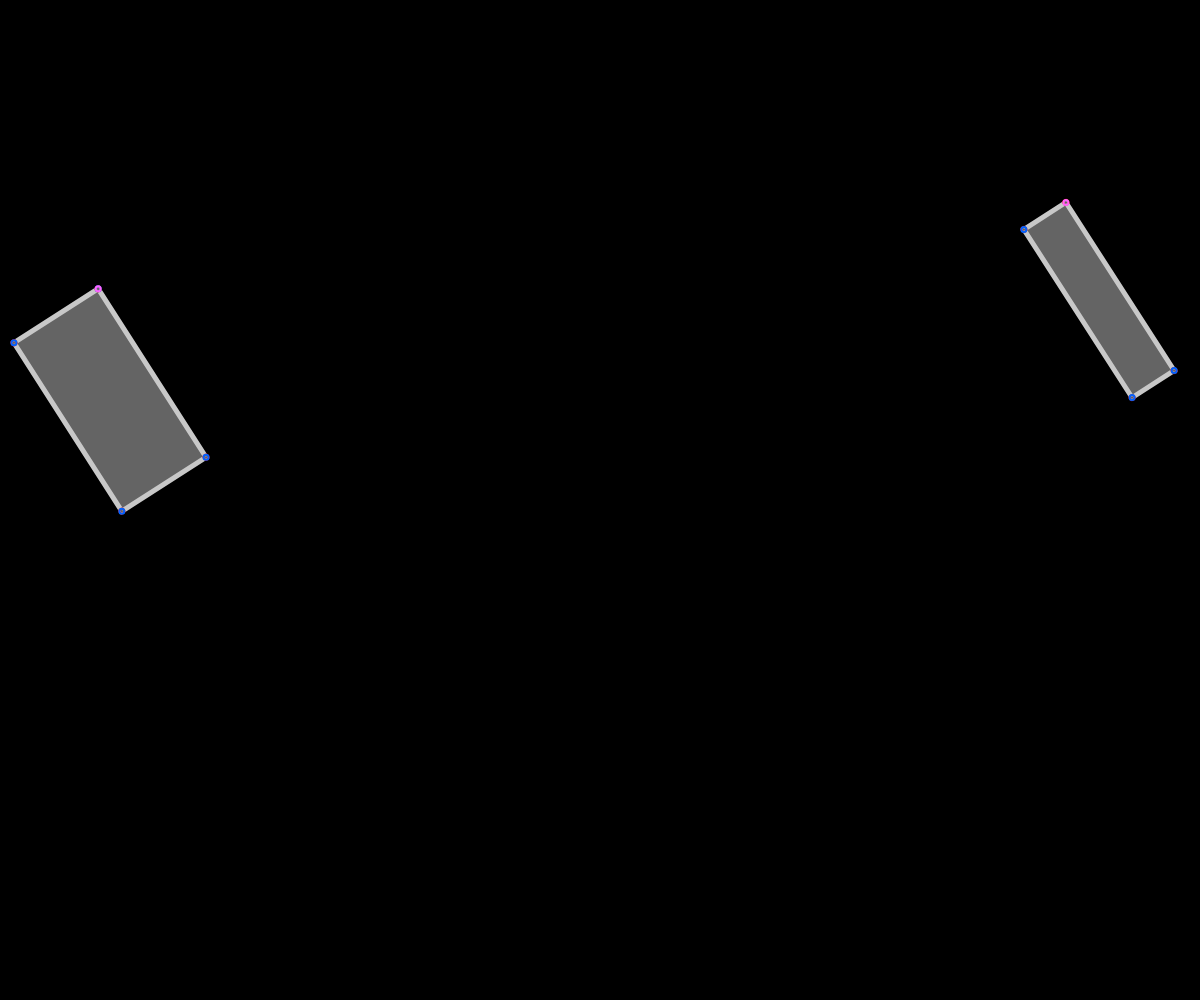
Frame 1 (no input)
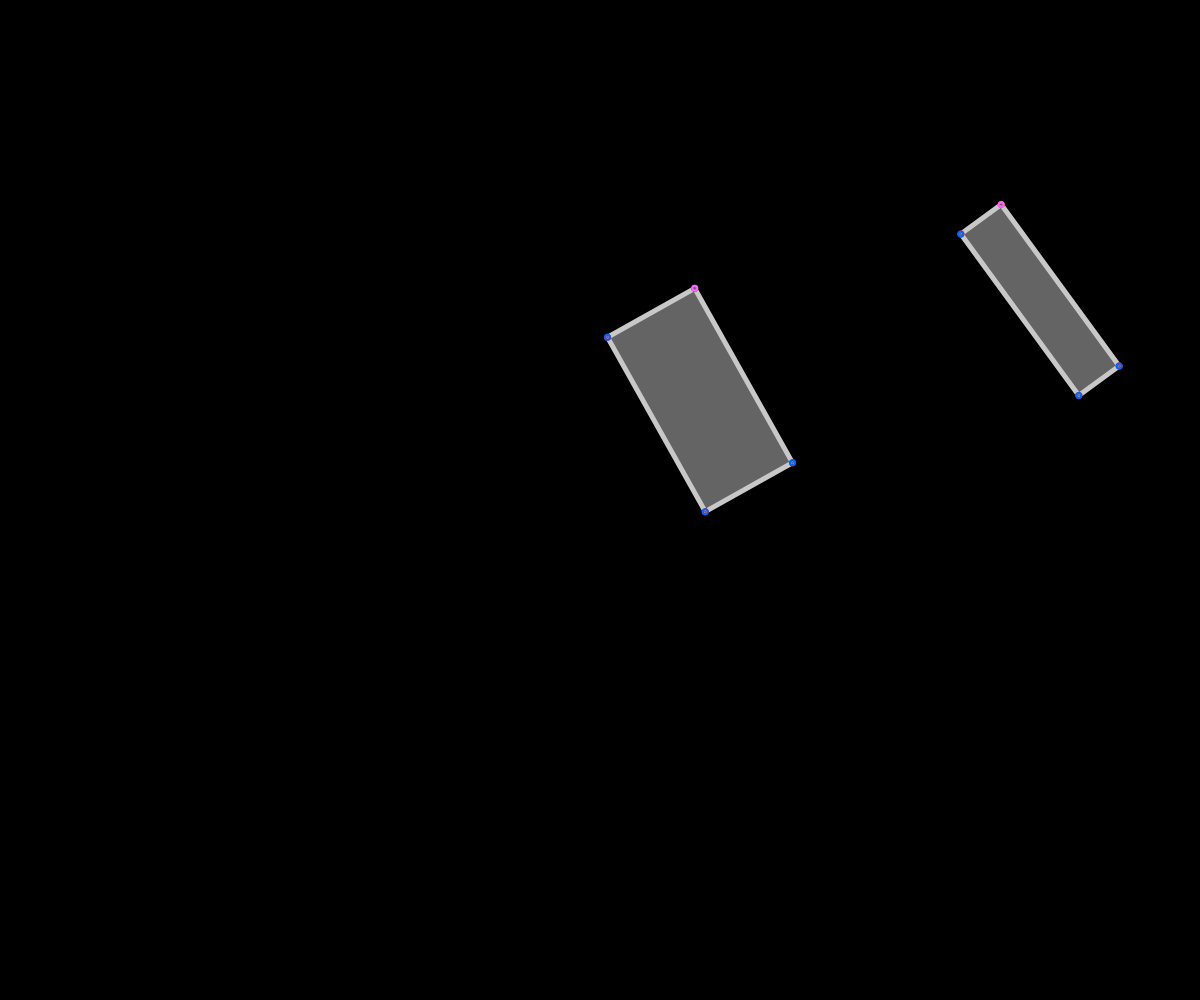
Frame 60 (no input)
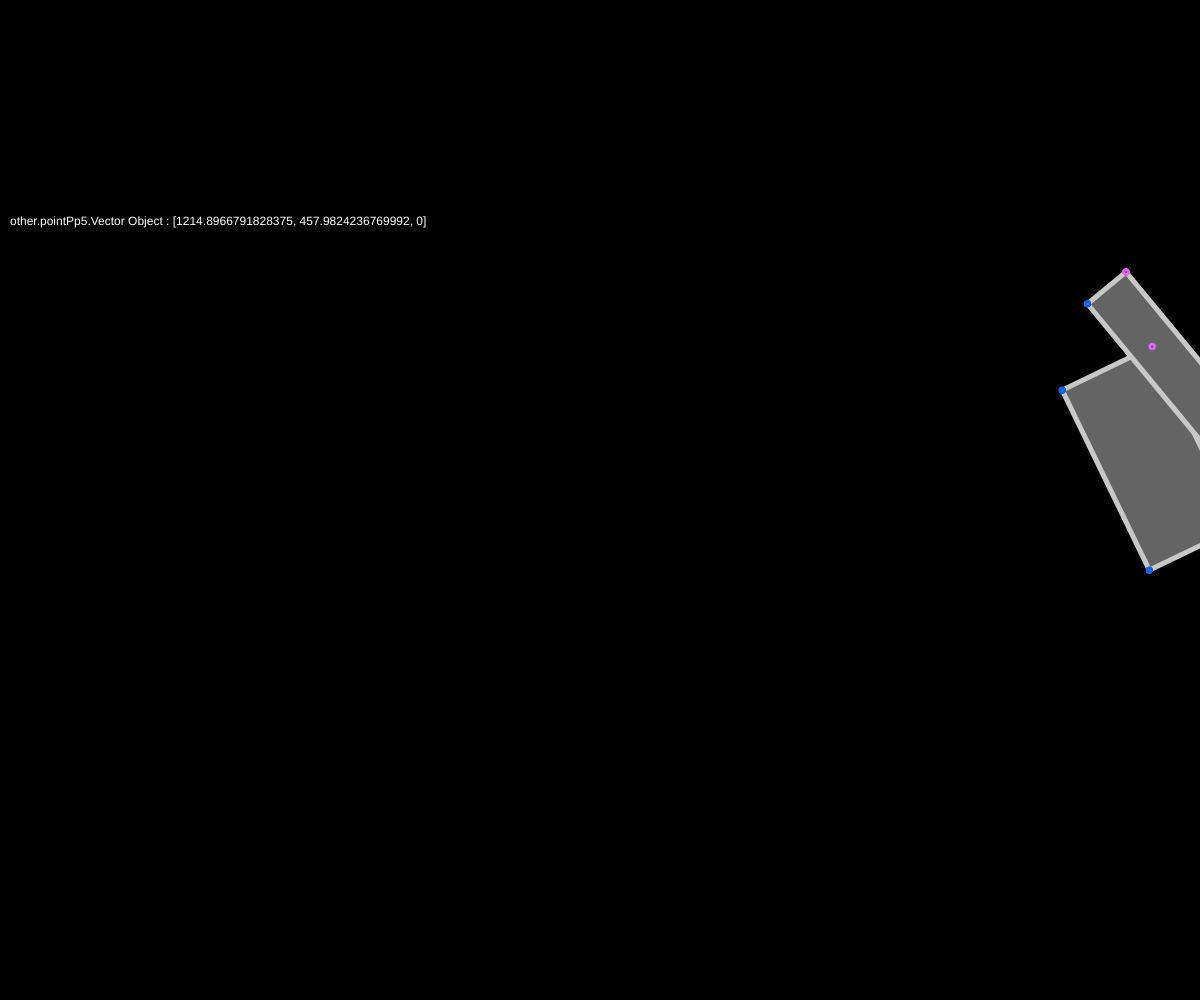
Frame 120 (the mouse pressed at the canvas centre since frame 60)

The p5.js sketch that drew these frames (run headless with seeded random() and noise() and a simulated clock; from frame 60 on, the mouse is pressed at the canvas centre):

// p5.js sketch
// ── sketch.js
let bolas = [];
let caixas = [];
let novo;
let vezes = 1.00;
let contador = 0;
let x1,y1,x2,y2;
let ang;
let rotacionarCaixa1 = false;
function setup(){
    createCanvas(windowWidth, windowHeight);
    frameRate(60);
    //bolas.push(new bola(width/2, height/2, 1));
    /*caixas.push(new caixa 
                (random(100,500),
                 random(100,500),
                 random(0,200),
                 random(0,200),
                 5));*/
    caixas.push(new caixa 
                (100,
                 400,
                 200,
                 100,
                 10));
    /*caixas.push(new caixa 
                (random(100,500),
                 random(100,500),
                 random(0,200),
                 random(0,200),
                 5));*/
    caixas.push(new caixa 
                (width-100,
                 300,
                 200,
                 50,
                 0.5));
    caixas[0].setVel(createVector(10,0));
    caixas[1].setVel(createVector(-1,0));
    caixas[0].setAngVel(0.001);
    caixas[1].setAngVel(-0.001);
    //caixas.pop();
    //caixas.pop();
}

function draw(){
    background(0);
    
    if(mouseIsPressed){
        let wind = createVector(0.2,0);
        for(let bola of bolas){
            bola.applyForce(wind);
        }
    }
    
    
    for (let bola of bolas) {
        bola.update();
        bola.applyWeight();
        bola.edges();
        bola.show();
    }
    for (let caixa of caixas) {
        caixa.update();
        //bola.applyWeight();
        //bola.edges();
        caixa.show();
    }

    let x = 0;
    let y = 0;
    let caixasTestadas = [];
    /*for (let caixa1 of caixas) {
        for (let caixa2 of caixas) {
            caixa1.intersects(caixa2);
        }
    }*/
    while(x < caixas.length){
        while(y < caixas.length){
            /*let pularTeste = false;
            for(let pos of caixasTestadas){
                if(x == pos[0] || x == pos[1] && y == pos[0] || y == pos[1]){
                    pularTeste = true;
                    break;
                }
            }
            if(pularTeste){
                break;
            }*/
            caixas[x].intersects(caixas[y]);
            y++;
        }   
        x++;
    }
    
    x = 0;
    y = 0;
    while(x < bolas.length){
        while(y < bolas.length){
            //console.log("x: ",x);
            //console.log("y: ",y);
            if(bolas[x].pos.x <= bolas[y].pos.x){
                if(bolas[x].intersects(bolas[y])){
                    //bolas[y].calculateColision(bolas[x]);
                    console.log("-");
                }    
            }else{
                if(bolas[y].intersects(bolas[x])){
                    //bolas[y].calculateColision(bolas[x]);
                    console.log("-");
                }    
            }
            
            y++;
        }   
        y = 0;
        x++;
    }
    if(rotacionarCaixa1 && caixas[1] != undefined){
        caixas[1].addAngle(0.1);
    }
    noStroke();
    fill(255);
    //text("Vel caixa[0]" + caixas[0].vel, 10, 25);
    //text("Vel caixa[1]" + caixas[1].vel, 10, 50);
    //text("caixas[0].pointP:"+caixas[0].pointP,10,75);
    //text("caixas[1].pointP:"+caixas[1].pointP,10,100);
}

function keyPressed(){
    if(keyCode === DOWN_ARROW){
        bolas.push(new bola(random(0,width), random(0,height-100), random(1,5)));
    }else if(keyCode === RIGHT_ARROW){
        bolas.push(new bola(100,100,5));
    }else if(keyCode === LEFT_ARROW){
        bolas.push(new bola(200,100,2));
    }else if(keyCode === BACKSPACE){
        bolas.pop();
    }else if(keyCode === UP_ARROW){
        for(let bola of bolas){
            let praCima = createVector(random(1*bola.m,5*bola.m),random(5*bola.m,20*bola.m));
            bola.applyForce(praCima);
        }
        vezes = 1;
    }else if(keyCode === 79){//o
        let forca = createVector(20,10);
        novo = new bola(50,100,2,"#FF0000")
        novo.applyForce(forca);
        bolas.push(novo);
    }else if(keyCode === 80){   //p
        let forca = createVector(-10,10);
        novo = new bola(width-50,100,5,"#0000FF");
        novo.applyForce(forca);
        bolas.push(novo);
    }else if(keyCode === 73){//i
        let forca = createVector(-1,3);
        novo = new bola(width-100,height-200,5,"#b4d455");
        novo.applyForce(forca);
        bolas.push(novo);
    }else if(keyCode === 85){//u
        let forca = createVector(1,3);
        novo = new bola(width-170,height-200,5,"#f42069");
        novo.applyForce(forca);
        bolas.push(novo);
    }else if(keyCode === 75){//k
        let forca = createVector(0.2,0);
        novo = new bola(10,height,1,"#00A648");
        novo.applyForce(forca);
        bolas.push(novo);
    }else if(keyCode === 76){//l
        let forca = createVector(-0.2,0);
        novo = new bola(75,height,1,"#D1CA00");
        novo.applyForce(forca);
        bolas.push(novo);
    }else if(keyCode === 81){//q
        for (let bola of bolas) {
            bola.vel.mult(0);
        }
        vezes = 1;
    }else if(keyCode === 87){//w
        for (let bola of bolas) {
            bola.vel.mult(0.80);
        }
        vezes *= 0.8;
    }else if(keyCode === 69){//e
        for (let bola of bolas) {
            bola.vel.mult(1.20);
        }
        vezes *= 1.2;
    }else if(keyCode == 78){//n
        let forca = createVector(-10,0);
        novo = new bola(width-100,height/2,3,"#00D86C");
        novo.applyForce(forca);
        bolas.push(novo);
    }else if(keyCode == 77){//m
        let forca = createVector(10,0);
        novo = new bola(100,height/2,3,"#D800AD");
        novo.applyForce(forca);
        bolas.push(novo);
    }else if(keyCode == 90){//z
        caixas[caixas.length-1].addAngle(PI/6);
    }else if(keyCode == 88){//x
        caixas[caixas.length-2].addAngle(PI/6);
    }else if(keyCode == 187){// =
        caixas.pop();
    }else if(keyCode === 82){// r
        if(rotacionarCaixa1){
            rotacionarCaixa1 = false;
        }else{
            rotacionarCaixa1 = true;
        }
    }
    
}

function mousePressed(){
    if(x1 == undefined || x1 == 0){
        x1 = mouseX;
        y1 = mouseY;
    }else{
        x2 = mouseX - x1;
        y2 = mouseY - y1;
        caixas.push(new caixa(x1,y1,x2,y2,5));
        x1 = 0;
    }
    
}
// ── classCaixa.js
class caixa{
    constructor(x,y,w,h,m,cor){
        this.pos = createVector(x,y);
        this.posAux = createVector(0,0);
        this.vel = createVector(0,0);
        this.acc = createVector(0,0);
        this.m = m;
        this.w = w;
        this.h = h;
        this.gravity = createVector(0,0.2);
        this.cor = cor;
        this.ang = 1;
        this.angVelocity = 0;
        this.angAceleration = createVector(0,0);
        this.centerOfMass = createVector(this.pos.x + this.w/2, this.pos.y + this.h/2);
        this.currentColision = createVector(0,0);
        this.angCurrentColision = 0;
        this.finalColVel = createVector(0,0);
        this.finalColAngVel = createVector(0,0);
        this.distColisionP = createVector(0,0);
        this.impulse = 0;
        this.e = 1;
        this.n = createVector(0,0);
        this.i = 1;
        this.corner1 = createVector(this.pos.x,this.pos.y);
        this.corner2 = createVector(0,0);
        this.corner3 = createVector(0,0);
        this.corner4 = createVector(0,0);
        this.corners = [this.corner1,this.corner2,this.corner3,this.corner4];
        this.pointP = createVector(0,0);
        this.pointPEgdeInfo;
    }
    
    setAngVel(a){
        this.angVelocity = a;
    }
    setVel(a){
        this.vel = a;
    }
    addVel(a){
        this.vel += a;
    }
    setAngle(a){
        this.ang = a;
    }    
    addAngle(a){
        this.ang += a;
        if(this.ang >= PI*2){
            this.ang -= PI*2;
        }
    }
    
    show(){
        
        strokeWeight(5);
        stroke(200);
        if(this.cor == undefined){
            fill(100);
        }else{
            fill(this.cor);     
        }
        push();
            translate(this.pos.x,this.pos.y);
            rotate(this.ang);
            rectMode(CENTER);
            rect(0,0,this.w,this.h);
            stroke(255,0,0);
            circle(-this.w/2,-this.h/2,2);
            circle(this.w/2,-this.h/2,2);
            circle(this.w/2,this.h/2,2);
            circle(-this.w/2,this.h/2,2);
        pop();
    }
    
    show2(){
        strokeWeight(5);
        stroke(200);
        fill(255,255,0);
        push();
            translate(this.pos.x,this.pos.y);
            rotate(this.ang);
            rect(0,0,this.w,this.h);
            stroke(255,0,255);
            circle(0,0,2);
            circle(this.w,0,2);
            circle(this.w,this.h,2);
            circle(0,this.h,2);
        pop();
    }
    
    update(){
        this.vel.add(this.acc);
        this.vel.limit(10);
        this.pos.add(this.vel);
        this.ang += this.angVelocity;
    }
    
    SAT(other){
        this.calculateCorners(other);
        let minXa,minYa,maxXa,maxYa;
        let minXb,minYb,maxXb,maxYb;
        for(let corner of this.corners){
            if(minXa == undefined){
                minXa = corner.x;
            }else if(minXa > corner.x){
                minXa = corner.x;
            }
            if(maxXa == undefined){
                maxXa = corner.x;
            }else if(maxXa < corner.x){
                maxXa = corner.x;
            }
            
            if(minYa == undefined){
                minYa = corner.y;
            }else if(minYa > corner.y){
                minYa = corner.y;
            }
            if(maxYa == undefined){
                maxYa = corner.y;
            }else if(maxYa < corner.y){
                maxYa = corner.y;
            }
        }
        for(let corner of other.corners){
            if(minXb == undefined){
                minXb = corner.x;
            }else if(minXb > corner.x){
                minXb = corner.x;
            }
            if(maxXb == undefined){
                maxXb = corner.x;
            }else if(maxXb < corner.x){
                maxXb = corner.x;
            }
            
            if(minYb == undefined){
                minYb = corner.y;
            }else if(minYb > corner.y){
                minYb = corner.y;
            }
            if(maxYb == undefined){
                maxYb = corner.y;
            }else if(maxYb < corner.y){
                maxYb = corner.y;
            }
        }
        
        let sobreposicaoEmX = false;
        let sobreposicaoEmY = false;
        if(minXb <= maxXa && maxXb > minXa){
            sobreposicaoEmX = true;
        }
        
        if(minYb <= maxYa && maxYb > minYa){
            sobreposicaoEmY = true;
        }
        
        if(sobreposicaoEmX && sobreposicaoEmY){
            return true;
        }else{
            return false;
        }
        
    }
    
    findPointP(other){
        let achouA = true;
        let achouB = true;
        let me = 0; //Margem de Erro
        let meAdd = 5;
        let testarOutro = false;
        while(!this.discoverPointP(other,me)){
            me += meAdd;
            if(me >= 50){
                achouA= false;
                break;
            }
        }
        let me2 = 0;
        other.calculateCorners(this);
        while(!other.discoverPointP(this,me2)){
            if(me2 > me){
                achouB = false;
                break;
            }
            me2 += meAdd;
        } 
        if(other.pointP.x != 0 && other.pointP.y != 0){
            this.pointP = other.pointP;
            noStroke();
            fill(255);
            text("this.pointP"+this.pointP,10,225);
            this.pointPEgdeInfo = undefined;
        }else if(this.pointP.x != 0 && this.pointP.y != 0){
            other.pointP = this.pointP;
            noStroke();
            fill(255);
            text("other.pointP"+other.pointP,10,225);
            other.pointPEgdeInfo = undefined;
        }        
    }    
    
    showPointP(point,aa){
        if(aa){
            stroke(255);
            line(point.x,0,point.x,height);
            line(0,point.y,width,point.y);    
        }else{
            stroke(0,255,255);
            line(point.x,0,point.x,height);
            stroke(255,0,255);
            line(0,point.y,width,point.y);    
        }
    }
    
    savePointP(corner){
        this.pointP = p5.Vector.add(corner,5);
        this.pointP = this.pointP.sub(5);
        this.undoSatRotation();
    }
    
    undoSatRotation(){
        let aux = this.pointP.x;
        this.pointP.x = this.pointP.x * cos(-this.ang) - this.pointP.y * (-sin(-this.ang));
        this.pointP.y = this.pointP.y * cos(-this.ang) + aux * (-sin(-this.ang));
    }
    
    discoverPointP(other,me){
        for(let corner of other.corners){
            if(corner.y <= this.corner1.y + me && corner.y >= this.corner1.y - me){
                if(corner.x >= this.corner1.x && corner.x <= this.corner2.x){
                    this.savePointP(corner);
                    //this.showPointP(corner);
                    this.pointPEgdeInfo = "Horizontal-1_2";
                    return true;
                }
            }else if(corner.x <= this.corner1.x + me && corner.x >= this.corner1.x - me){
                if(corner.y >= this.corner1.y && corner.y <= this.corner4.y){
                    this.savePointP(corner);
                    //this.showPointP(corner);
                    this.pointPEgdeInfo = "Vertical-1_4";
                    return true;
                }                    
            }else if(corner.x <= this.corner2.x + me && corner.x >= this.corner2.x - me){
                if(corner.y >= this.corner2.y && corner.y <= this.corner3.y){
                    this.savePointP(corner);
                    //this.showPointP(corner);
                    this.pointPEgdeInfo = "Vertical-3_2";
                    return true;
                }
            }else if(corner.y <= this.corner4.y + me && corner.y >= this.corner4.y - me){
                if(corner.x >= this.corner4.x && corner.x <= this.corner3.x){
                    this.savePointP(corner);
                    //this.showPointP(corner);
                    this.pointPEgdeInfo = "Horizontal-3_4";
                    return true;
                }
            }
        }
    }
    
    calculateCorners(other){
        let c = cos(this.ang);
        let s = sin(this.ang);
        let c2 = cos(other.ang);
        let s2 = sin(other.ang);
        let nc = cos(-this.ang);
        let ns = sin(-this.ang);
        let nc2 = cos(-other.ang);
        let ns2 = sin(-other.ang);
        stroke(0,255,0);
    
        this.corner1.x = this.pos.x - this.w/2;
        this.corner1.y = this.pos.y - this.h/2;
        this.corner2.x = this.pos.x + this.w/2;
        this.corner2.y = this.pos.y - this.h/2;
        this.corner3.x = this.pos.x + this.w/2;
        this.corner3.y = this.pos.y + this.h/2;
        this.corner4.x = this.pos.x - this.w/2;
        this.corner4.y = this.pos.y + this.h/2;
        let a = 0;
        for(let corner of this.corners){
            let aux1 = corner.x;
            corner.x = (corner.x - this.pos.x) * nc - (corner.y - this.pos.y) * (-ns) + this.pos.x;
            corner.y = (aux1 - this.pos.x) * (-ns) + (corner.y - this.pos.y) * nc + this.pos.y;
            if(a == 0){
                stroke(255,100,255);
                circle(this.corner1.x,this.corner1.y,2);
                a++
                stroke(0,100,255);
            }else{
                circle(corner.x,corner.y,2);
            }
            

            let aux2 = corner.x
            corner.x = corner.x * c - corner.y * -s;
            corner.y = corner.y * c - aux2 * s;
            circle(corner.x,corner.y,2);
            
        }
        
        other.corner1.x = other.pos.x - other.w/2;
        other.corner1.y = other.pos.y - other.h/2;
        other.corner2.x = other.pos.x + other.w/2;
        other.corner2.y = other.pos.y - other.h/2;
        other.corner3.x = other.pos.x + other.w/2;
        other.corner3.y = other.pos.y + other.h/2;
        other.corner4.x = other.pos.x - other.w/2;
        other.corner4.y = other.pos.y + other.h/2;
        let b = 0;
        stroke(0,100,255);
        for(let corner of other.corners){
            let aux1 = corner.x;
            corner.x = (corner.x - other.pos.x) * nc2 - (corner.y - other.pos.y) * (-ns2) + other.pos.x;
            corner.y = (aux1 - other.pos.x) * (-ns2) + (corner.y - other.pos.y) * nc2 + other.pos.y;
            circle(corner.x,corner.y,2);
            if(b == 0){
                stroke(255,100,255);
                circle(corner.x,corner.y,2);
                b++;
                stroke(0,100,255);
            }
            let aux2 = corner.x
            corner.x = corner.x * c - corner.y * -s;
            corner.y = corner.y * c - aux2 * s;
            
        }
    }
    
    resetBothPointP(other){
        let resetPointP = createVector(0,0);
        this.pointP = p5.Vector.add(resetPointP,1);
        other.pointP = p5.Vector.add(resetPointP,1);
        this.pointP = this.pointP.sub(1);
        other.pointP = other.pointP.sub(1);
    }
    
    intersects(other){
        if(this == other){
            return false;
        }
        if(other.SAT(this) && this.SAT(other)){
            //COLIDIU
            this.pointPEgdeInfo = undefined;
            other.pointPEgdeInfo = undefined;
            this.resetBothPointP(other);
            this.findPointP(other);
            this.calculateColision(other);
            //line(a,a,a,a);
            return true;
        }

    }

    calculateColision(other){
        if(!this.calculateNormal(other)){
            return;
        }
        let ma = this.m;
        let mb = other.m;
        let rap = createVector(0,0,0);
        let rbp = createVector(0,0,0);
        if(this.pointP == undefined){
            rap = p5.Vector.sub (other.pointP,this.centerOfMass);
            rbp = p5.Vector.sub (other.pointP,other.centerOfMass);
        }else{
            rap = p5.Vector.sub (this.pointP,this.centerOfMass);
            rbp = p5.Vector.sub (this.pointP,other.centerOfMass);
        }
        let wa1 = this.angVelocity;
        let wb1 = other.angVelocity;
        let va1 = this.vel;
        let vb1 = other.vel;
        let vap1 = createVector(0,0);
        let vbp1 = createVector(0,0);
        let normal = this.n;
        let e = 1;
        let i = 1;
        let angLokoA = createVector (0,0,this.angVelocity);
        let angLokoB = createVector (0,0,-other.angVelocity);
        
        let vab1 = createVector(0,0);
        
        let aux1 = createVector(0,0,0);
        aux1 = p5.Vector.cross(angLokoA,rap);
        vap1 = p5.Vector.add(va1,aux1);
        
        let aux2;
        aux2 = p5.Vector.cross(angLokoB,rbp);
        vbp1 = p5.Vector.sub(aux2,-vb1);
        
        vab1 = p5.Vector.add(vap1,vbp1);
        
        let RelativeNormalVelocity = p5.Vector.dot(vab1,normal);
        
        let aux3 = -(1+e)*RelativeNormalVelocity;//
        let aux4 = p5.Vector.cross(rap,normal);
        let aux5 = (1/ma) + (1/mb) + (aux4.z*aux4.z);//
        let aux6 = p5.Vector.cross(rbp,this.n);
        let aux7 = (aux6.z*aux6.z)/i;//
        let impulse = aux3 / (aux5*0.00001 + aux7*0.00001);
        console.log(aux3+"  /  "+aux5*0.00001+"  +  "+aux7*0.00001);
        console.log("impulse:",impulse);
        
        let va2 = createVector(0,0);
        va2 = p5.Vector.mult(normal,impulse);
        va2 = va2.div(ma);
        va2 = va2.add(va1);
        
        let vb2 = createVector(0,0);
        vb2 = p5.Vector.mult(normal,impulse);
        vb2 = vb2.div(mb);
        vb2 = p5.Vector.sub(vb1,vb2);
        
        this.setVel(va2);
        other.setVel(vb2);
    }   
    
    calculateNormal(other){
        this.calculateRealCorners(other);
        if(this.pointPEgdeInfo == undefined){
            other.calculateColision(this);
            return false;
        }else if(this.pointPEgdeInfo == "Horizontal-1_2"){
            this.n = p5.Vector.sub(this.corner1,this.corner4);
            this.n.normalize();
            return true;
        }else if(this.pointPEgdeInfo == "Horizontal-3_4"){
            this.n = p5.Vector.sub(this.corner4,this.corner1);
            this.n.normalize();
            return true;
        }else if(this.pointPEgdeInfo == "Vertical-1_4"){
            this.n = p5.Vector.sub(this.corner2,this.corner1);
            this.n.normalize();
            return true;
        }else if(this.pointPEgdeInfo == "Vertical-3_4"){
            this.n = p5.Vector.sub(this.corner1,this.corner2);
            this.n.normalize();
            return true;
        }else{
            //console.log("ERRO NO CALCULO DA FORÇA NORMAL");
            return false;
        }
        
    }
    calculateRealCorners(other){
        let nc = cos(-this.ang);
        let ns = sin(-this.ang);

        this.corner1.x = this.pos.x - this.w/2;
        this.corner1.y = this.pos.y - this.h/2;
        this.corner2.x = this.pos.x + this.w/2;
        this.corner2.y = this.pos.y - this.h/2;
        this.corner3.x = this.pos.x + this.w/2;
        this.corner3.y = this.pos.y + this.h/2;
        this.corner4.x = this.pos.x - this.w/2;
        this.corner4.y = this.pos.y + this.h/2;
        let a = 0;
        for(let corner of this.corners){
            let aux1 = corner.x;
            corner.x = (corner.x - this.pos.x) * nc - (corner.y - this.pos.y) * (-ns) + this.pos.x;
            corner.y = (aux1 - this.pos.x) * (-ns) + (corner.y - this.pos.y) * nc + this.pos.y;
        }
    }

    calculateColisionOposite(other){

    }

    bagulholoko(other){
        this.pos.x += -this.vel.x;
        this.pos.y += -this.vel.y;
        other.pos.x += -other.vel.x;
        other.pos.y += -other.vel.y;
    }
}
